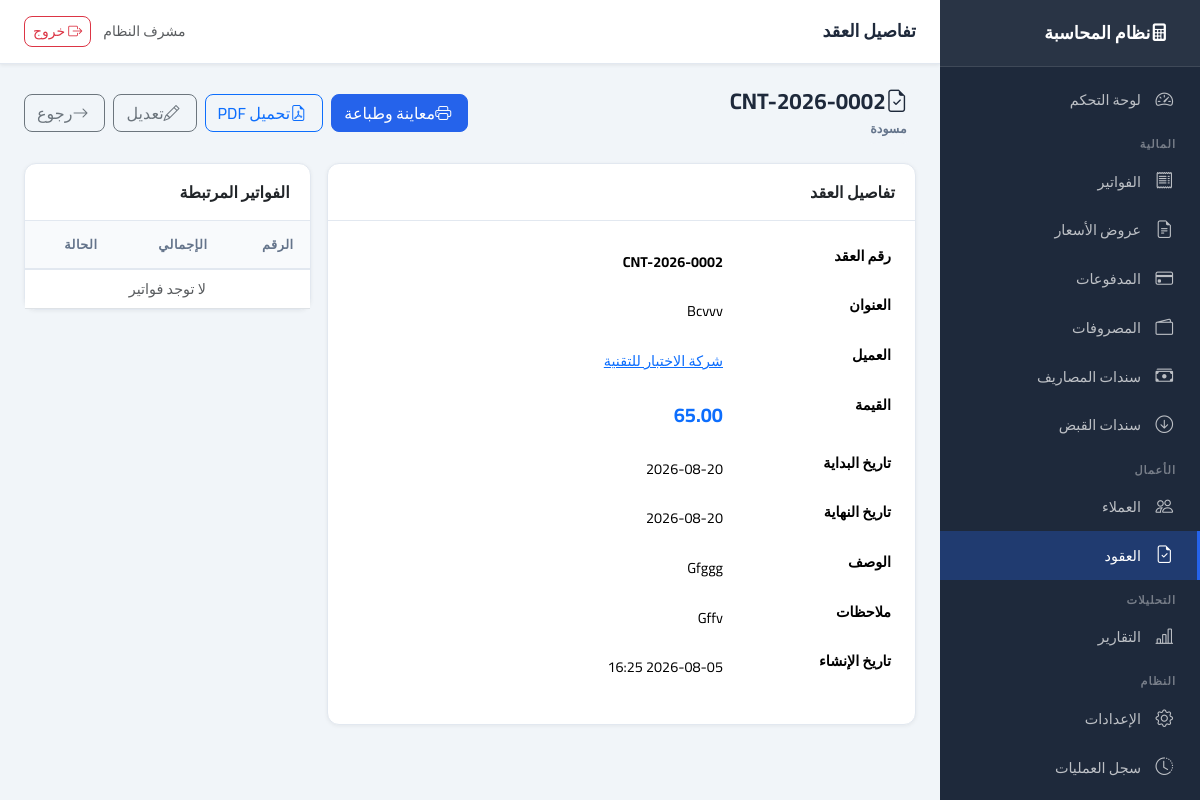
/contracts/2 (signed in), run on the app's committed database.
### app/models/contract.py (models this page shows, shortened)
class Contract(Base):
    __tablename__ = "contracts"
    id: Mapped[int] = mapped_column(primary_key=True, index=True)
    contract_number: Mapped[str] = mapped_column(String(50), unique=True, index=True, nullable=False)
    client_id: Mapped[int] = mapped_column(Integer, ForeignKey("clients.id"), nullable=False, index=True)
    title: Mapped[str] = mapped_column(String(200), nullable=False)
    description: Mapped[str | None] = mapped_column(Text, nullable=True)
    amount: Mapped[Decimal] = mapped_column(Numeric(15, 2), default=0, nullable=False)
    start_date: Mapped[date | None] = mapped_column(Date, nullable=True)
    end_date: Mapped[date | None] = mapped_column(Date, nullable=True)
    status: Mapped[ContractStatus] = mapped_column(SAEnum(ContractStatus), default=ContractStatus.DRAFT, nullable=False, index=True)
    notes: Mapped[str | None] = mapped_column(Text, nullable=True)
    created_at: Mapped[datetime] = mapped_column(DateTime, default=lambda: __import__("datetime").datetime.now(__import__("datetime").timezone.utc).replace(tzinfo=None), nullable=False)
    created_by: Mapped[int | None] = mapped_column(Integer, ForeignKey("users.id"), nullable=True)
    client = relationship("Client", back_populates="contracts")
    invoices = relationship("Invoice", back_populates="contract", lazy="dynamic")

### app/models/client.py (models this page shows, shortened)
class Client(Base):
    __tablename__ = "clients"
    id: Mapped[int] = mapped_column(primary_key=True, index=True)
    name: Mapped[str] = mapped_column(String(150), nullable=False, index=True)
    type: Mapped[ClientType] = mapped_column(SAEnum(ClientType), default=ClientType.COMPANY, nullable=False)
    email: Mapped[str | None] = mapped_column(String(100), nullable=True)
    phone: Mapped[str | None] = mapped_column(String(20), nullable=True)
    address: Mapped[str | None] = mapped_column(Text, nullable=True)
    tax_number: Mapped[str | None] = mapped_column(String(50), nullable=True)
    notes: Mapped[str | None] = mapped_column(Text, nullable=True)
    is_active: Mapped[bool] = mapped_column(Boolean, default=True, nullable=False)
    created_at: Mapped[datetime] = mapped_column(DateTime, default=lambda: __import__("datetime").datetime.now(__import__("datetime").timezone.utc).replace(tzinfo=None), nullable=False)
    created_by: Mapped[int | None] = mapped_column(Integer, ForeignKey("users.id"), nullable=True)
    contracts = relationship("Contract", back_populates="client", lazy="dynamic")
    quotations = relationship("Quotation", back_populates="client", lazy="dynamic")
    invoices = relationship("Invoice", back_populates="client", lazy="dynamic")
    payments = relationship("Payment", back_populates="client", lazy="dynamic")

### app/routers/contracts.py (the view)
@router.get("/{contract_id}", response_class=HTMLResponse)
async def view_contract(request: Request, contract_id: int, db: Session = Depends(get_db)):
    if not request.session.get("user_id"):
        return RedirectResponse(url="/auth/login", status_code=302)
    contract = db.query(Contract).filter(Contract.id == contract_id).first()
    if not contract:
        raise HTTPException(status_code=404, detail="العقد غير موجود")
    return templates.TemplateResponse("contracts/detail.html", {"request": request, "contract": contract})

### app/core/logging_config.py (called while the page is built)
    def filter(self, record: logging.LogRecord) -> bool:
        record.request_id = _request_id_var.get()
        return True

    def format(self, record: logging.LogRecord) -> str:
        if isinstance(record.args, dict):
            record.args = {
                k: ("***" if any(s in k.lower() for s in self.SENSITIVE) else v)
                for k, v in record.args.items()
            }
        return super().format(record)

### app/templates/contracts/detail.html (shortened to what this page needs)
{% extends "base.html" %}
{% block page_title %}تفاصيل العقد{% endblock %}
{% block content %}
<div class="page-header">
    <div>
        <h1><i class="bi bi-file-earmark-check me-2"></i>{{ contract.contract_number }}</h1>
        <span class="badge-status badge-{{ contract.status.value }}">
            {{ {'draft':'مسودة','active':'نشط','expired':'منتهي','cancelled':'ملغي'}[contract.status.value] }}
        </span>
    </div>
    <div class="d-flex gap-2 flex-wrap">
        <a href="/contracts/{{ contract.id }}/layout-editor" class="btn btn-primary">
            <i class="bi bi-printer me-1"></i>معاينة وطباعة
        </a>
        <a href="/contracts/{{ contract.id }}/pdf" class="btn btn-outline-primary">
            <i class="bi bi-file-earmark-pdf me-1"></i>تحميل PDF
        </a>
        <a href="/contracts/{{ contract.id }}/edit" class="btn btn-outline-secondary"><i class="bi bi-pencil me-1"></i>تعديل</a>
        <a href="/contracts" class="btn btn-outline-secondary"><i class="bi bi-arrow-right me-1"></i>رجوع</a>
    </div>
</div>
<div class="row g-3">
    <div class="col-md-8">
        <div class="card">
            <div class="card-header">تفاصيل العقد</div>
            <div class="card-body">
                <table class="table table-borderless">
                    <tr><th style="width:160px">رقم العقد</th><td><strong>{{ contract.contract_number }}</strong></td></tr>
                    <tr><th>العنوان</th><td>{{ contract.title }}</td></tr>
                    <tr><th>العميل</th><td><a href="/clients/{{ contract.client_id }}">{{ contract.client.name if contract.client else '-' }}</a></td></tr>
                    <tr><th>القيمة</th><td class="fw-bold fs-5 text-primary">{{ "{:,.2f}".format(contract.amount) }}</td></tr>
                    <tr><th>تاريخ البداية</th><td>{{ contract.start_date or '-' }}</td></tr>
                    <tr><th>تاريخ النهاية</th><td>{{ contract.end_date or '-' }}</td></tr>
                    <tr><th>الوصف</th><td>{{ contract.description or '-' }}</td></tr>
                    <tr><th>ملاحظات</th><td>{{ contract.notes or '-' }}</td></tr>
                    <tr><th>تاريخ الإنشاء</th><td>{{ contract.created_at.strftime('%Y-%m-%d %H:%M') }}</td></tr>
                </table>
            </div>
        </div>
    </div>
    <div class="col-md-4">
        <div class="card">
            <div class="card-header">الفواتير المرتبطة</div>
            <div class="card-body p-0">
                <table class="table table-sm mb-0">
                    <thead><tr><th>الرقم</th><th>الإجمالي</th><th>الحالة</th></tr></thead>
                    <tbody>
                    {% for inv in contract.invoices.limit(10) %}
                    <tr>
                        <td><a href="/invoices/{{ inv.id }}">{{ inv.invoice_number }}</a></td>
                        <td>{{ "{:,.0f}".format(inv.total) }}</td>
                        <td><span class="badge-status badge-{{ inv.status.value }}">{{ inv.status.value }}</span></td>
                    </tr>
                    {% else %}
                    <tr><td colspan="3" class="text-center text-muted py-2">لا توجد فواتير</td></tr>
                    {% endfor %}
                    </tbody>
                </table>
            </div>
        </div>
    </div>
</div>
{% endblock %}

### app/static/css/main.css (style rules this page uses)
:root { --primary: #2563eb; --primary-dark: #1d4ed8; --secondary: #64748b; --success: #16a34a; --danger: #dc2626; --warning: #d97706; --sidebar-bg: #1e293b; --sidebar-width: 260px; --topbar-height: 64px; --bg: #f1f5f9; --card-bg: #ffffff; --border: #e2e8f0; --text: #1e293b; --text-muted: #64748b; }
* { box-sizing: border-box; }
body { font-family: 'Cairo', sans-serif; background: var(--bg); color: var(--text); margin: 0; direction: rtl; }
.card { background: var(--card-bg); border: 1px solid var(--border); border-radius: 12px; box-shadow: 0 1px 4px rgba(0,0,0,0.06); }
.card-header { background: transparent; border-bottom: 1px solid var(--border); padding: 1rem 1.25rem; font-weight: 600; }
.table { font-size: 0.9rem; }
.table thead th { background: #f8fafc; font-weight: 600; font-size: 0.8rem; text-transform: uppercase; letter-spacing: 0.5px; color: var(--text-muted); border-bottom: 2px solid var(--border); padding: 0.875rem 1rem; white-space: nowrap; }
.table tbody td { padding: 0.875rem 1rem; vertical-align: middle; }
.badge-status { padding: 0.35em 0.75em; border-radius: 20px; font-size: 0.78rem; font-weight: 600; white-space: nowrap; }
.badge-draft { background: #f1f5f9; color: #64748b; }
.btn { font-family: 'Cairo', sans-serif; border-radius: 8px; font-weight: 500; }
.btn-primary { background: var(--primary); border-color: var(--primary); }
.page-header { display: flex; align-items: center; justify-content: space-between; margin-bottom: 1.5rem; gap: 0.75rem; flex-wrap: wrap; }
.page-header h1 { font-size: 1.4rem; font-weight: 700; margin: 0; }

### data on the page
Contract: contract_number "CNT-2026-0002", status "مسودة", title "Bcvvv", amount "65.00", start_date "2026-08-20", end_date "2026-08-20", description "Gfggg", notes "Gffv", created_at "2026-08-05 16:25"
Client: client "شركة الاختبار للتقنية"

### other printed values
{{ request.session.get('full_name', '') }} "مشرف النظام"
